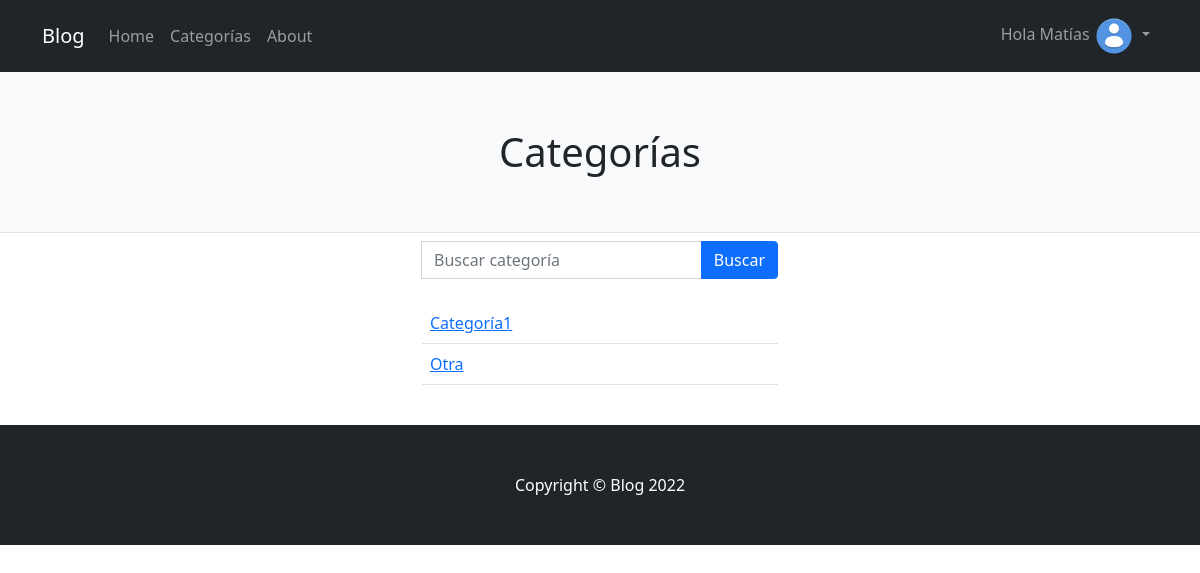
Page /AppBlog/categorias/ (signed in) on the earlier database version.
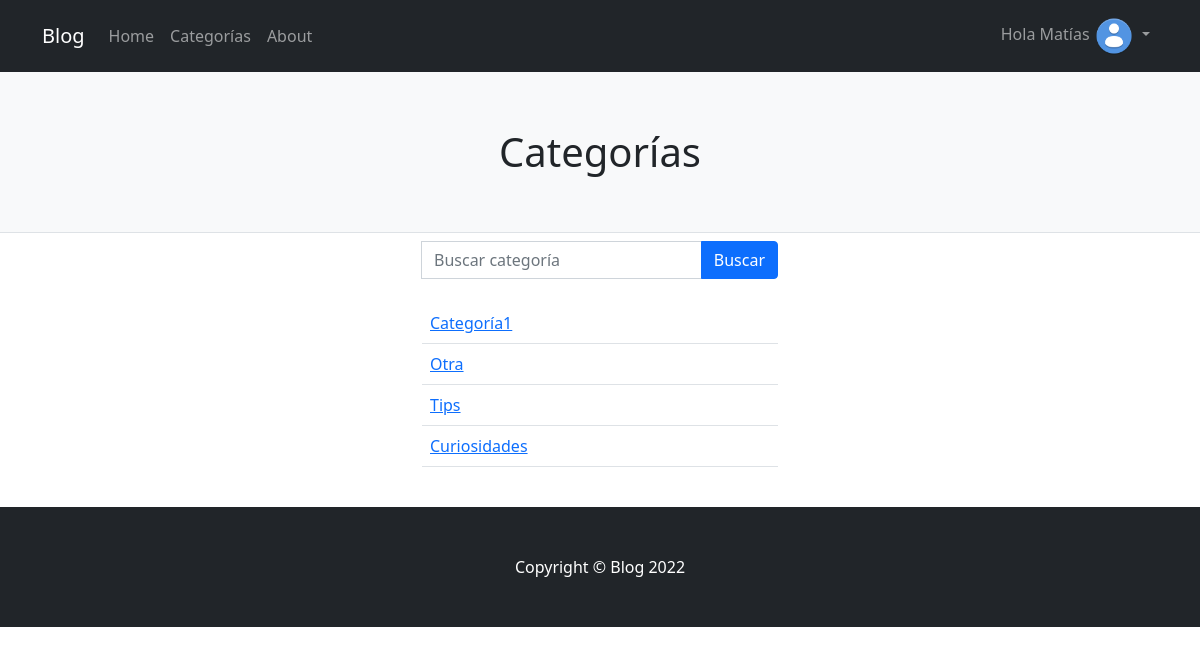
Same page on the later database version.
### AppBlog/models.py (models this page shows)
class Categoria(models.Model):
    nombre = models.CharField(max_length=50, unique=True)
    def __str__(self):
        return f'{self.nombre}'

### AppBlog/views.py (the view)
def listarCategorias(request):
    categs = Categoria.objects.all()
    return render(request, 'AppBlog/listadoCategoria.html', {'categs':categs,'titulo':'Categorías'})

### AppBlog/templates/AppBlog/listadoCategoria.html (shortened to what this page needs)
{% extends 'AppBlog/padre.html' %}
{% load static%}
{% block titulo %}
    {{titulo}}
{% endblock %}
{% block contenido %}
    <div class="col-4">
    </div>
    <div class="col-4">
        <form action="/AppBlog/buscarCategoria/" method="GET" class="input-group"> {% csrf_token %}
            <input class="form-control" type="text" placeholder="Buscar categoría" aria-label="Buscar categoría" aria-describedby="button-search" name="categoria" id="categoria" required/>
            <input type="submit" value="Buscar" class="btn btn-primary">
        </form><br>
        <table class="table">
            <tbody>
                {% for categoria in categs %}
                <tr>
                    <td><a href="{% url 'entradasPorCategoria' categoria.id %}">{{categoria}}</a></td>
                </tr>
                {% endfor %}
            </tbody>
        </table><br>
    </div>
    <div class="col-4">
    </div>
{% endblock %}

Differences in the rows shown:
added Categoria: nombre "Tips"
added Categoria: nombre "Curiosidades"
